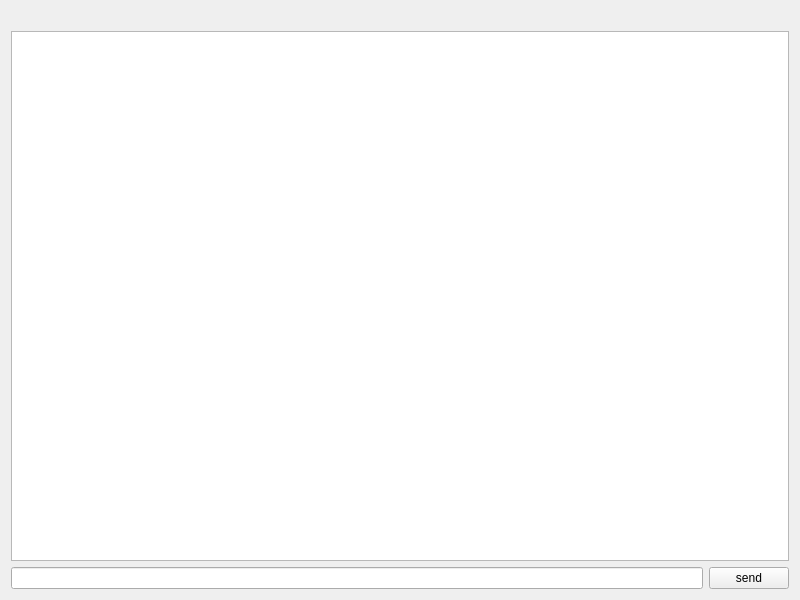
<?xml version="1.0" encoding="UTF-8"?>
<ui version="4.0">
 <class>Widget</class>
 <widget class="QWidget" name="Widget">
  <property name="geometry">
   <rect>
    <x>0</x>
    <y>0</y>
    <width>800</width>
    <height>600</height>
   </rect>
  </property>
  <property name="windowTitle">
   <string>Widget</string>
  </property>
  <layout class="QVBoxLayout" name="verticalLayout">
   <item>
    <widget class="QLabel" name="label">
     <property name="text">
      <string/>
     </property>
    </widget>
   </item>
   <item>
    <widget class="QListWidget" name="listWidget"/>
   </item>
   <item>
    <layout class="QHBoxLayout" name="horizontalLayout">
     <item>
      <widget class="QLineEdit" name="lineEdit"/>
     </item>
     <item>
      <widget class="QPushButton" name="pushButton">
       <property name="text">
        <string>send</string>
       </property>
      </widget>
     </item>
    </layout>
   </item>
  </layout>
 </widget>
 <resources/>
 <connections/>
</ui>
